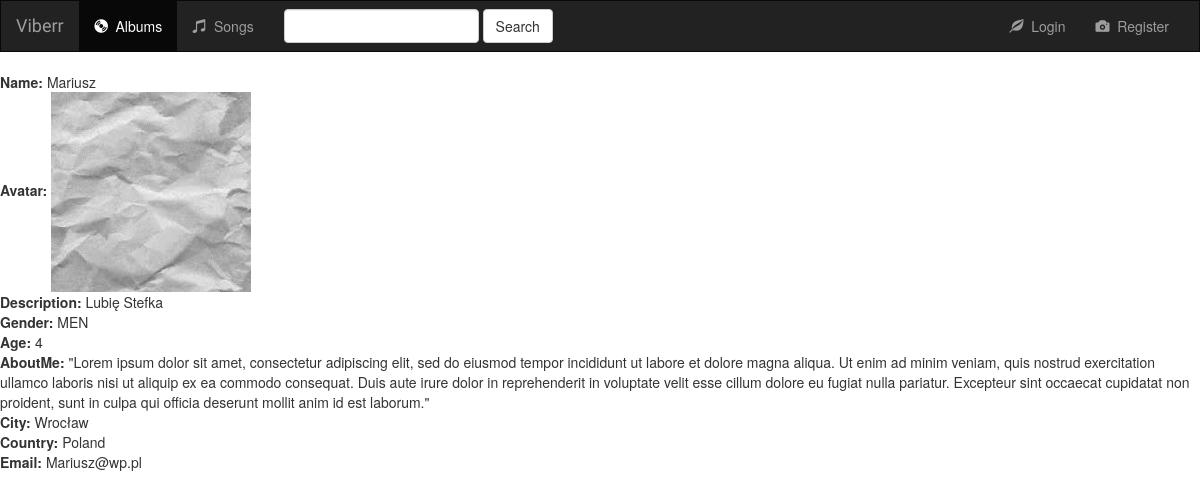
Before: /music/profile/Mariusz/ with the older database file.
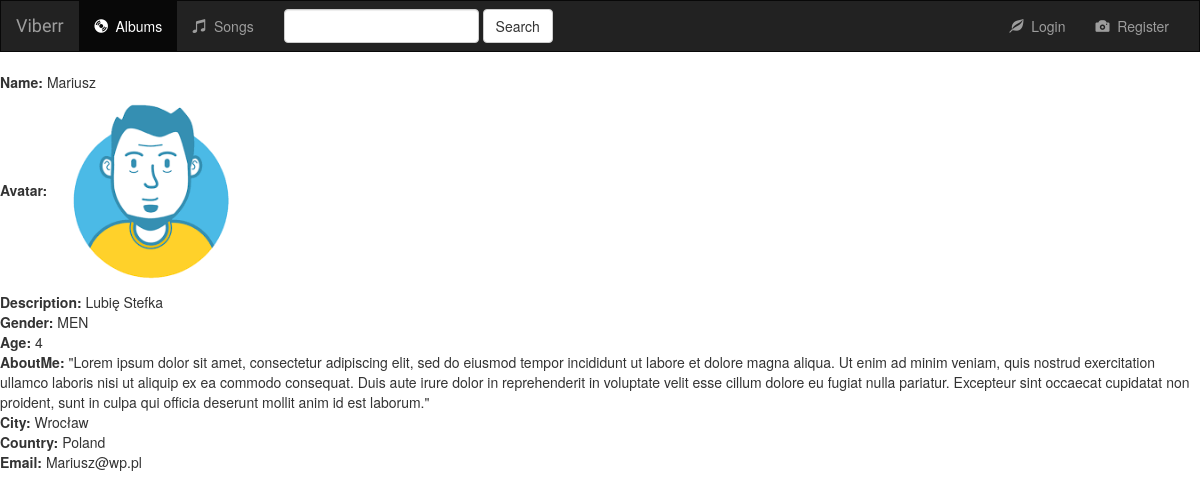
After: the same page with the newer database file.
### music/models.py (models this page shows)
class Profile(models.Model):
    Gender = (
        ('MEN', 'Mężczyzna'),
        ('Women', 'Kobieta'),
        ('Other', 'Inna')
        )
    user = models.OneToOneField(User, on_delete=models.CASCADE, unique=True)
    description = models.CharField(max_length=1000, null=True)
    avatar = models.ImageField(upload_to='music/static/music/images/avatars/', default='music/static/music/images/avatars/default.png', blank=True, null=True)
    gender = models.CharField(max_length=12, choices=Gender, null=True)
    age = models.IntegerField(null=True)
    aboutMe = models.TextField(null=True)
    city = models.CharField(max_length=250, null=True)
    country = models.CharField(max_length=250, null=True)
    email = models.EmailField(max_length=70,blank=True)

### music/views.py (the view)
# urls.py: url(r'^profile/(?P<username>\w+)/$', views.view_profile, name="view_profile"),
def view_profile(request, username):
    profile = Profile.objects.get(user__username=username)
    print("profile: ", Profile.objects.all())
    context = {
        'profile': profile,
    }
    return render(request, 'music/profile.html', context)

### music/templates/music/profile.html (shortened to what this page needs)
{% extends 'music/base.html' %}
{% block body %}
<div>
    <strong>Name: </strong>{{ profile.user }}</br>
    <strong>Avatar: </strong> <img width="200" src="{{ profile.avatar.url }}" /></br>
    <strong>Description: </strong> {{profile.description}}</br>
    <strong>Gender: </strong> {{profile.gender}}</br>
    <strong>Age: </strong> {{profile.age}}</br>
    <strong>AboutMe: </strong> {{profile.aboutMe}}</br>
    <strong>City: </strong> {{profile.city}}</br>
    <strong>Country: </strong> {{profile.country}}</br>
    <strong>Email: </strong> {{profile.email}}</br>
</div>
{% endblock %}

Changed rows visible on the page:
changed Profile "Lubię Stefka": avatar: picture removed, a placeholder shows
